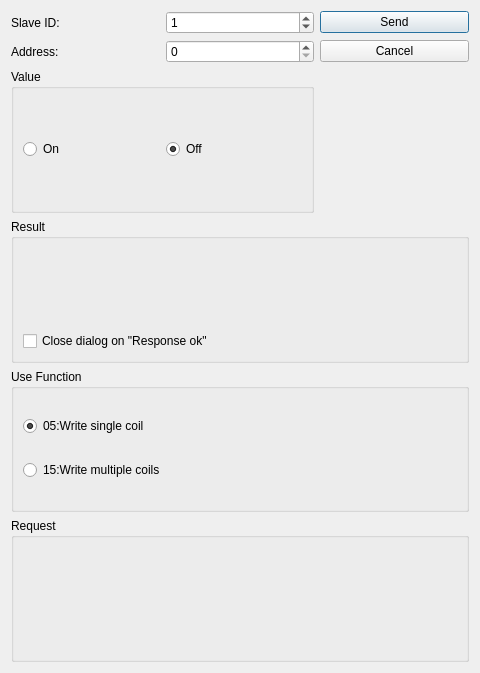
<?xml version="1.0" encoding="UTF-8"?>
<ui version="4.0">
 <class>ModbusWriteSingleCoilDialog</class>
 <widget class="QDialog" name="ModbusWriteSingleCoilDialog">
  <property name="geometry">
   <rect>
    <x>0</x>
    <y>0</y>
    <width>480</width>
    <height>673</height>
   </rect>
  </property>
  <property name="minimumSize">
   <size>
    <width>480</width>
    <height>673</height>
   </size>
  </property>
  <property name="maximumSize">
   <size>
    <width>480</width>
    <height>673</height>
   </size>
  </property>
  <property name="windowTitle">
   <string>Dialog</string>
  </property>
  <layout class="QGridLayout" name="gridLayout">
   <item row="0" column="0">
    <widget class="QLabel" name="label">
     <property name="text">
      <string>Slave ID:</string>
     </property>
    </widget>
   </item>
   <item row="0" column="1">
    <widget class="QSpinBox" name="box_slave_id">
     <property name="maximum">
      <number>255</number>
     </property>
     <property name="value">
      <number>1</number>
     </property>
    </widget>
   </item>
   <item row="0" column="2">
    <widget class="QPushButton" name="button_send">
     <property name="text">
      <string>Send</string>
     </property>
    </widget>
   </item>
   <item row="1" column="0">
    <widget class="QLabel" name="label_2">
     <property name="text">
      <string>Address:</string>
     </property>
    </widget>
   </item>
   <item row="1" column="1">
    <widget class="QSpinBox" name="box_address">
     <property name="maximum">
      <number>65535</number>
     </property>
    </widget>
   </item>
   <item row="1" column="2">
    <widget class="QPushButton" name="button_cancel">
     <property name="text">
      <string>Cancel</string>
     </property>
    </widget>
   </item>
   <item row="3" column="0" colspan="3">
    <widget class="QGroupBox" name="groupBox_2">
     <property name="title">
      <string>Result</string>
     </property>
     <layout class="QVBoxLayout" name="verticalLayout_2">
      <item>
       <widget class="QLabel" name="label_result">
        <property name="text">
         <string/>
        </property>
       </widget>
      </item>
      <item>
       <widget class="QCheckBox" name="box_close_on_ok">
        <property name="text">
         <string>Close dialog on &quot;Response ok&quot;</string>
        </property>
       </widget>
      </item>
     </layout>
    </widget>
   </item>
   <item row="4" column="0" colspan="3">
    <widget class="QGroupBox" name="groupBox_3">
     <property name="title">
      <string>Use Function</string>
     </property>
     <layout class="QVBoxLayout" name="verticalLayout">
      <item>
       <widget class="QRadioButton" name="button_05_function">
        <property name="text">
         <string>05:Write single coil</string>
        </property>
        <property name="checked">
         <bool>true</bool>
        </property>
       </widget>
      </item>
      <item>
       <widget class="QRadioButton" name="button_15_function">
        <property name="text">
         <string>15:Write multiple coils</string>
        </property>
       </widget>
      </item>
     </layout>
    </widget>
   </item>
   <item row="5" column="0" colspan="3">
    <widget class="QGroupBox" name="groupBox_4">
     <property name="title">
      <string>Request</string>
     </property>
     <layout class="QHBoxLayout" name="horizontalLayout_3">
      <item>
       <widget class="QLabel" name="label_request">
        <property name="text">
         <string/>
        </property>
        <property name="wordWrap">
         <bool>true</bool>
        </property>
       </widget>
      </item>
     </layout>
    </widget>
   </item>
   <item row="2" column="0" colspan="2">
    <widget class="QGroupBox" name="groupBox">
     <property name="title">
      <string>Value</string>
     </property>
     <layout class="QHBoxLayout" name="horizontalLayout">
      <item>
       <widget class="QRadioButton" name="button_on">
        <property name="text">
         <string>On</string>
        </property>
       </widget>
      </item>
      <item>
       <widget class="QRadioButton" name="button_off">
        <property name="text">
         <string>Off</string>
        </property>
        <property name="checked">
         <bool>true</bool>
        </property>
       </widget>
      </item>
     </layout>
    </widget>
   </item>
  </layout>
 </widget>
 <resources/>
 <connections/>
</ui>
